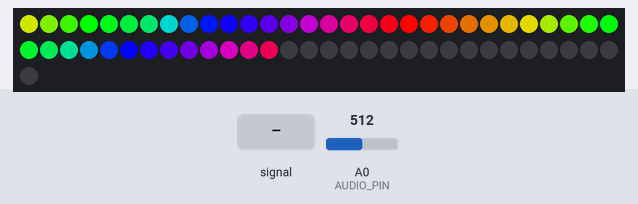
A sketch run on a simulated Arduino Uno, built with avr-gcc and run on an emulated ATmega328P. Shown: 61 RGB LEDs in strip order, left to right, continuing on the next row. The inputs (shaded band) are chosen by the test bench; at power-on: A0 (AUDIO_PIN) = 512. What the sketch prints to the serial monitor is not drawn.

Above: at 1.2 s.
1.3 s: A0 (AUDIO_PIN) fed a 2 Hz sine of ±306 counts around its level
At 1.98 s:
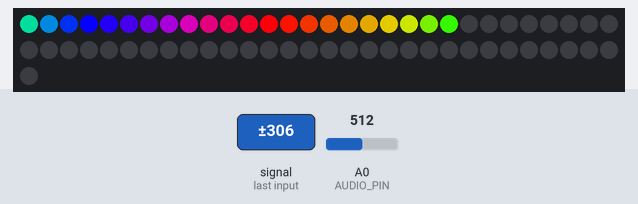
4.3 s: A0 (AUDIO_PIN) set to 70
At 5.5 s:
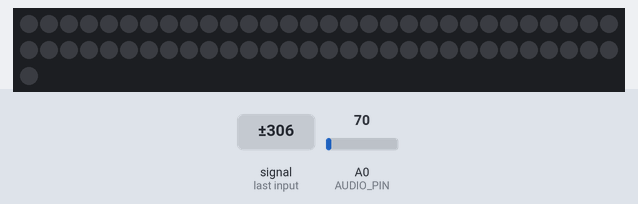
5.8 s: A0 (AUDIO_PIN) set to 90
8.2 s: A0 (AUDIO_PIN) fed a 200 Hz sine of ±81 counts around its level
At 8.38 s:
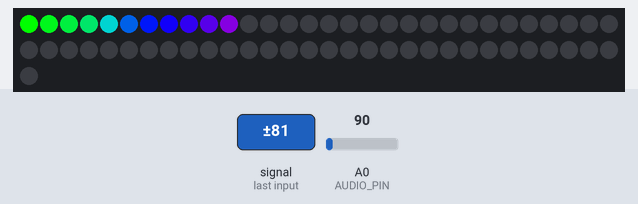
11.2 s: A0 (AUDIO_PIN) set to 122
At 12.33 s:
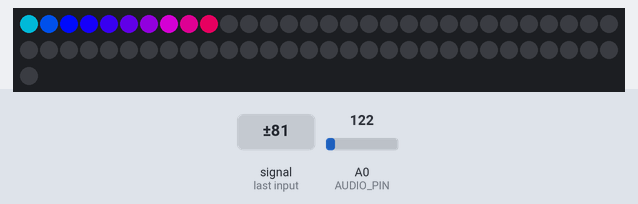
13.6 s: A0 (AUDIO_PIN) fed a 200 Hz sine of ±81 counts around its level
At 14.78 s:
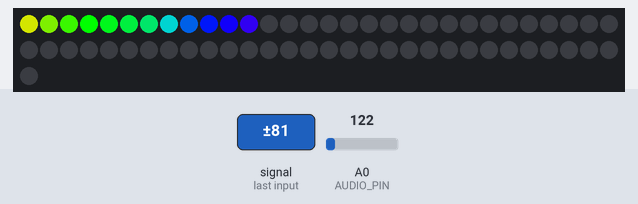
Timing chart, 0 to 16.6 s (numbered marks = the images above; inputs shaded):
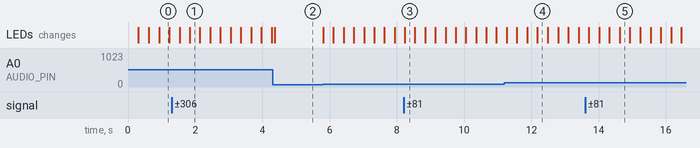

The sketch:

audio_sensing.ino
```cpp
// const int soundPin = A0;  // Pin connected to sound sensor
// int soundValue;

// void setup() {
//   Serial.begin(9600);  // Initialize serial communication
//   pinMode(soundPin, INPUT);
// }

// void loop() {
//   soundValue = analogRead(soundPin);  // Read sound intensity
//   if (soundValue <= 100) {
//     Serial.println(0);
//   }
//   else{
//     Serial.println(soundValue);
//     }         // Send data to serial monitor
//   delay(10);  // Adjust delay for smoother readings
// }


// const int soundPin = A0;
// void setup() {
//   Serial.begin(115200);  // Use higher baud rate for faster data transfer
//   pinMode(soundPin, INPUT);
// }

// void loop() {
//   int value = analogRead(soundPin);  // Read audio signal
//   Serial.println(value);  // Send raw data
//   delayMicroseconds(100);  // Fine-tune based on sample rate needed
// }

#include <FastLED.h>
#define LED_PIN     3
#define NUM_LEDS    61
#define BRIGHTNESS  255
#define LED_TYPE    WS2812B
// #define COLOR_ORDER GRB

CRGB leds[NUM_LEDS];

#define AUDIO_PIN   A0  // Pin where the audio signal is connected

void setup() {
  // Initialize FastLED
  FastLED.addLeds<LED_TYPE, LED_PIN, GRB>(leds, NUM_LEDS).setCorrection(TypicalLEDStrip);
  FastLED.setBrightness(BRIGHTNESS);

  // Initialize serial communication
  Serial.begin(9600);
}

void loop() {
  // Read audio signal from analog pin
  int audioValue = analogRead(AUDIO_PIN);
  if (audioValue <= 80){
    Serial.println(0);
  }
  else{
  Serial.println(audioValue);
  }


  // Smooth out the audio value to reduce flickering
  static int smoothedValue = 0;
  smoothedValue = (smoothedValue * 0.3) + (audioValue * 1);

  // Map the audio value to the number of LEDs
  int numLedsToLight = map(smoothedValue, 0, 1023, 0, NUM_LEDS);
  numLedsToLight  = (numLedsToLight <= 5) ? 0 : numLedsToLight; // full off if no sound
  Serial.println(numLedsToLight);

  // Create a moving rainbow effect
  static uint8_t hue = 0;
  hue += 1;  // Adjust this value to change the speed of the rainbow effect

  // Set the LEDs based on the audio signal and apply the rainbow effect
  for (int i = 0; i < NUM_LEDS; i++) {
    if (i < numLedsToLight) {
      leds[i] = CHSV((hue + (i * 10)) % 255, 255, 255); // Rainbow effect
    } else {
      leds[i] = CRGB::Black; // Turn off the remaining LEDs
    }
  }

  // Update the LEDs
  FastLED.show();

  // Add a small delay to smooth the visualizer effect
  delay(10);

}
```

Measured:
- after the input at 4.3 s, the LEDs: change after 0.06 s (image 2)
- after the input at 8.2 s, the LEDs: change at once (image 3)
- after the input at 11.2 s, the LEDs: first change after 0.06 s (image 4 shows a later state)
- after the input at 13.6 s, the LEDs: first change after 0.11 s (image 5 shows a later state)
